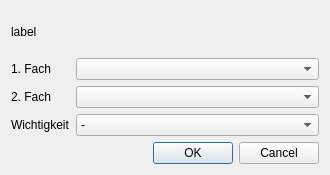
<?xml version="1.0" encoding="UTF-8"?>
<ui version="4.0">
 <class>Dialog</class>
 <widget class="QDialog" name="Dialog">
  <property name="geometry">
   <rect>
    <x>0</x>
    <y>0</y>
    <width>330</width>
    <height>175</height>
   </rect>
  </property>
  <property name="windowTitle">
   <string>Einstellung / Bedingung</string>
  </property>
  <layout class="QVBoxLayout" name="verticalLayout">
   <item>
    <widget class="QLabel" name="label">
     <property name="text">
      <string>label</string>
     </property>
    </widget>
   </item>
   <item>
    <layout class="QFormLayout" name="formLayout">
     <item row="0" column="0">
      <widget class="QLabel" name="label_2">
       <property name="text">
        <string>1. Fach</string>
       </property>
      </widget>
     </item>
     <item row="0" column="1">
      <widget class="QComboBox" name="subject_1"/>
     </item>
     <item row="2" column="0">
      <widget class="QLabel" name="label_1">
       <property name="text">
        <string>Wichtigkeit</string>
       </property>
      </widget>
     </item>
     <item row="2" column="1">
      <widget class="QComboBox" name="weight">
       <item>
        <property name="text">
         <string>-</string>
        </property>
       </item>
       <item>
        <property name="text">
         <string>1</string>
        </property>
       </item>
       <item>
        <property name="text">
         <string>2</string>
        </property>
       </item>
       <item>
        <property name="text">
         <string>3</string>
        </property>
       </item>
       <item>
        <property name="text">
         <string>4</string>
        </property>
       </item>
       <item>
        <property name="text">
         <string>5</string>
        </property>
       </item>
       <item>
        <property name="text">
         <string>6</string>
        </property>
       </item>
       <item>
        <property name="text">
         <string>7</string>
        </property>
       </item>
       <item>
        <property name="text">
         <string>8</string>
        </property>
       </item>
       <item>
        <property name="text">
         <string>9</string>
        </property>
       </item>
       <item>
        <property name="text">
         <string>+</string>
        </property>
       </item>
      </widget>
     </item>
     <item row="1" column="1">
      <widget class="QComboBox" name="subject_2"/>
     </item>
     <item row="1" column="0">
      <widget class="QLabel" name="label_3">
       <property name="text">
        <string>2. Fach</string>
       </property>
      </widget>
     </item>
    </layout>
   </item>
   <item>
    <widget class="QDialogButtonBox" name="buttonBox">
     <property name="orientation">
      <enum>Qt::Horizontal</enum>
     </property>
     <property name="standardButtons">
      <set>QDialogButtonBox::Cancel|QDialogButtonBox::Ok</set>
     </property>
    </widget>
   </item>
  </layout>
 </widget>
 <resources/>
 <connections>
  <connection>
   <sender>buttonBox</sender>
   <signal>accepted()</signal>
   <receiver>Dialog</receiver>
   <slot>accept()</slot>
   <hints>
    <hint type="sourcelabel">
     <x>248</x>
     <y>254</y>
    </hint>
    <hint type="destinationlabel">
     <x>157</x>
     <y>274</y>
    </hint>
   </hints>
  </connection>
  <connection>
   <sender>buttonBox</sender>
   <signal>rejected()</signal>
   <receiver>Dialog</receiver>
   <slot>reject()</slot>
   <hints>
    <hint type="sourcelabel">
     <x>316</x>
     <y>260</y>
    </hint>
    <hint type="destinationlabel">
     <x>286</x>
     <y>274</y>
    </hint>
   </hints>
  </connection>
 </connections>
</ui>
